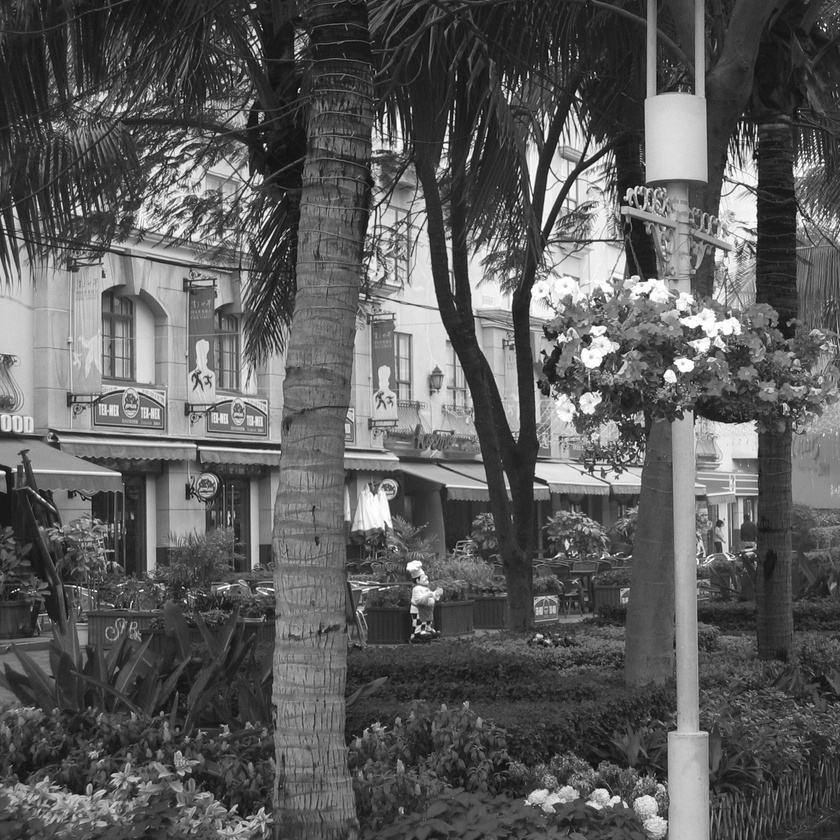
#> input picture lab2/main.jpg, 840 x 840 px, shrunk from 1703 x 1703 before the run
$ python lab2.py
#> lines starting #> are read from the running program, lines starting #| are printed output that depends on the picture
#> in main, img is the input picture: shape (840, 840); min 3, max 255, mean 92.4
import cv2 as cv
import numpy as np
from matplotlib import pyplot as plt

def to_log_polar_coords(image):
    flags = cv.INTER_LINEAR + cv.WARP_FILL_OUTLIERS + cv.WARP_POLAR_LOG
    w, h = image.shape[::-1]
#> w = 840; h = 840
    centre = (w/2, h/2)
#> centre = (420, 420)
    R = (w-1)/2
#> R = 419.5
    log_polar_img = cv.warpPolar(image, (w, h), centre, R, flags)
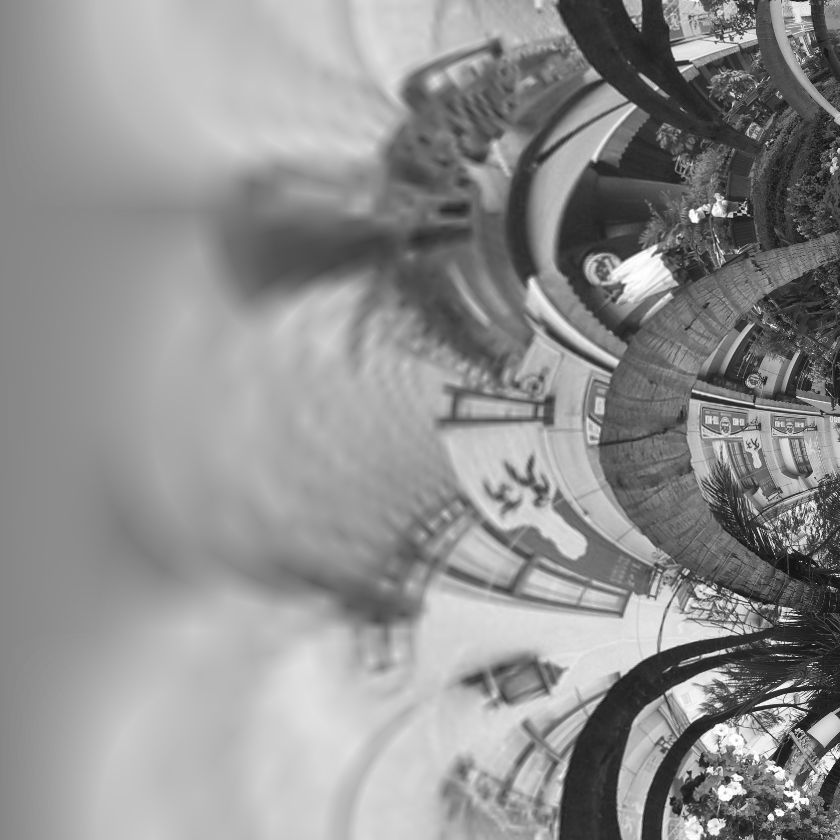
#> log_polar_img: shape (840, 840); min 15, max 255, mean 143.1
    return log_polar_img

def linear_transforms(image):
    w, h = image.shape[::-1]
#> w = 840; h = 840
    k = 1 + 0.05 * 10
    r = 3 * 10
    centre = (w/2, h/2)
#> centre = (420, 420)
    matrix = cv.getRotationMatrix2D(centre, r, k)
    transformed_image = cv.warpAffine(image, matrix, (w, h))
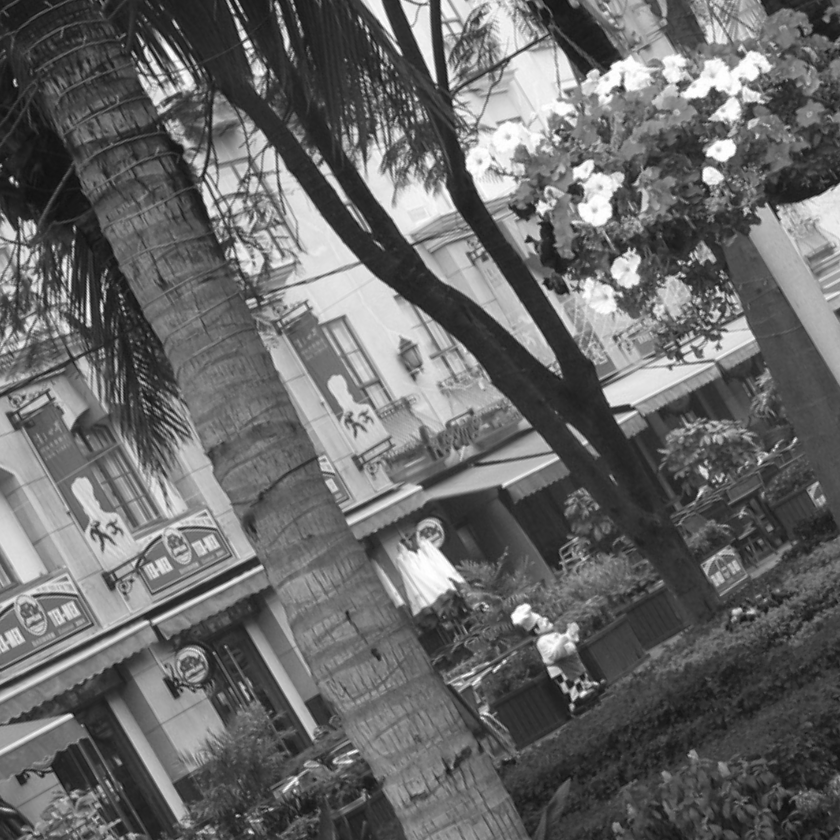
#> transformed_image: shape (840, 840); min 11, max 255, mean 104
    cv.imwrite("rot_templ.jpg", transformed_image)
    return transformed_image

def correlation(img, template_img):
    result = cv.matchTemplate(img, template_img, cv.TM_CCOEFF_NORMED)
    plt.plot(), plt.imshow(result, cmap='gray')
    plt.xticks([]), plt.yticks([])
    plt.savefig('corr.png', bbox_inches='tight')

def main():
    img = cv.imread("main.jpg", cv.IMREAD_GRAYSCALE)
    if img is None:
        print("Can\'t read the image")
        return -1

    template = img.copy()
    log_polar_img = to_log_polar_coords(img)
    cv.imwrite("main_polar.jpg", log_polar_img)
    template = linear_transforms(template)
    log_polar_template = to_log_polar_coords(template)
#> in to_log_polar_coords (call 2), `log_polar_img = cv.warpPolar(image, (w, h), centre, R, flags)`:
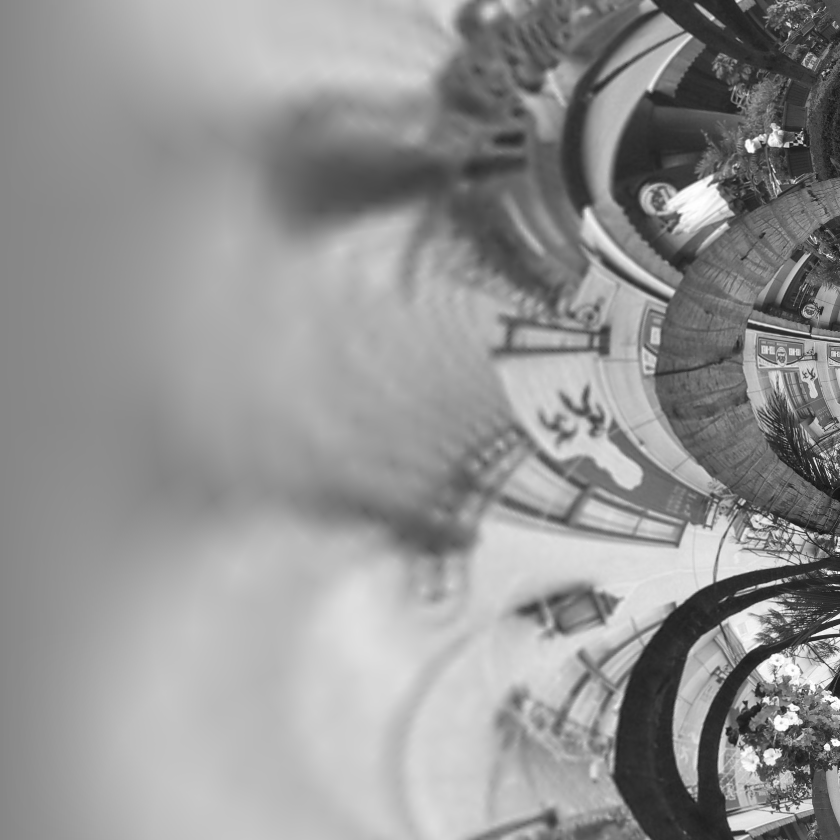
#> log_polar_img: shape (840, 840); min 20, max 255, mean 147.4
    w, h = log_polar_img.shape[::-1]
#> w = 840; h = 840
    new_img = np.zeros((2*h, 2*w), dtype='uint8')

    for k in (0, 1):
        for i, row in enumerate(log_polar_img):
            for j, pixel in enumerate(row):
                new_img[i+k*h][j] = pixel
                new_img[i+k*h][j + w] = pixel

    cv.imwrite("main_polar_collage.jpg", new_img)
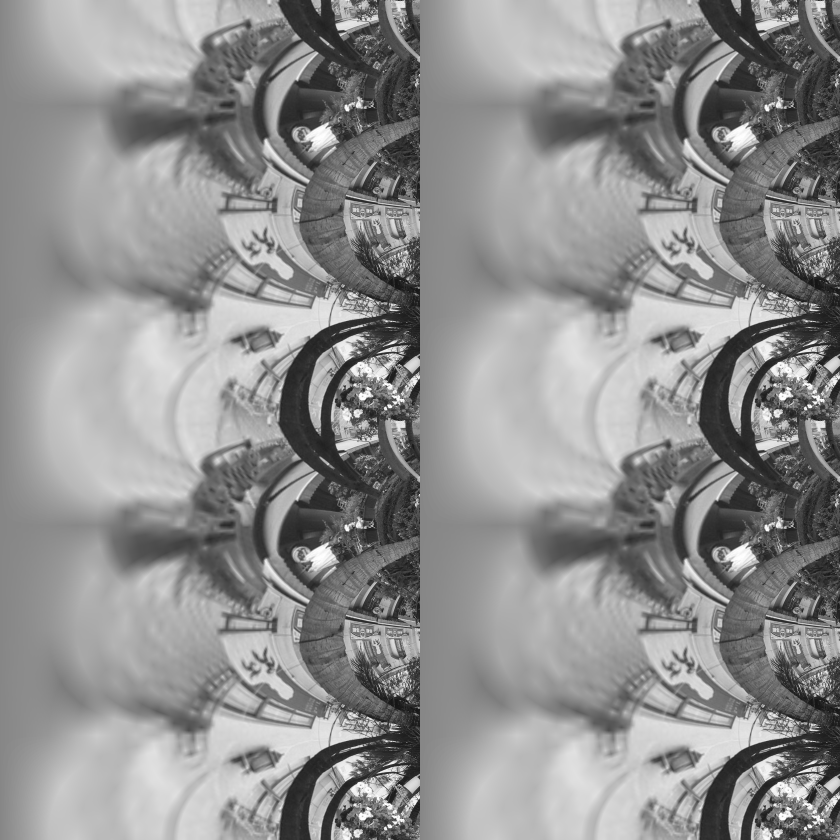
#> saved as main_polar_collage.jpg: shape (1680, 1680) (shown at 1/2 size); min 15, max 255, mean 143.1
    cv.imwrite("templ_polar.jpg", log_polar_template)
    correlation(new_img, log_polar_template)
#> in correlation, `result = cv.matchTemplate(img, template_img, cv.TM_CCOEFF_NORMED)`:
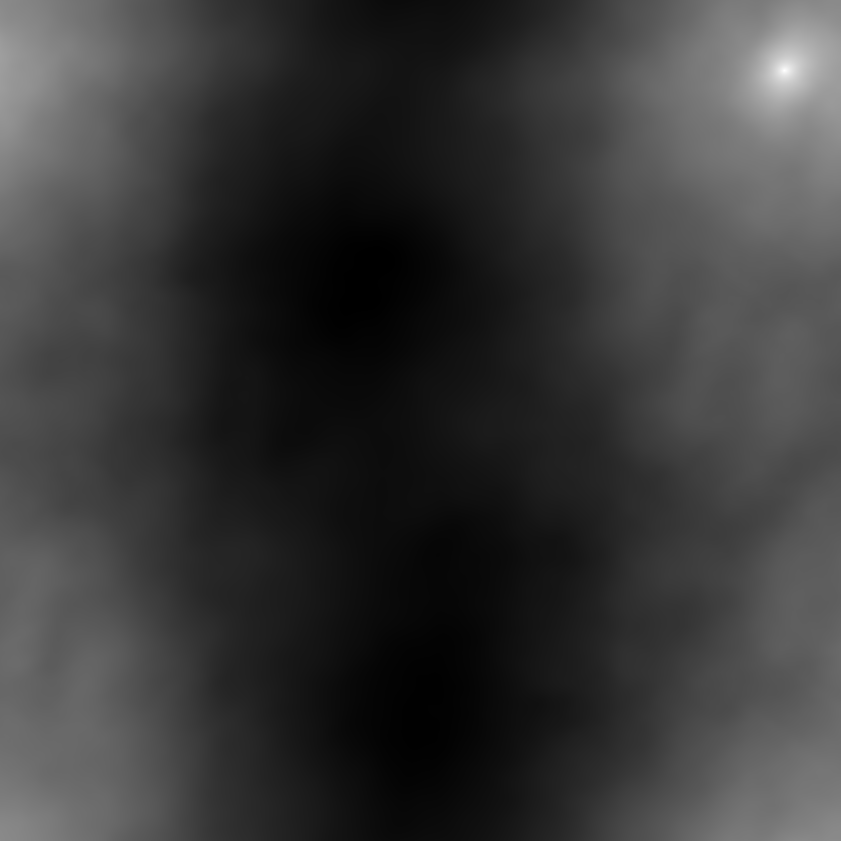
#> result: shape (841, 841) float32; min -0.263, max 0.927, mean 0.000372; drawn with min black and max white
    return 0


main()
